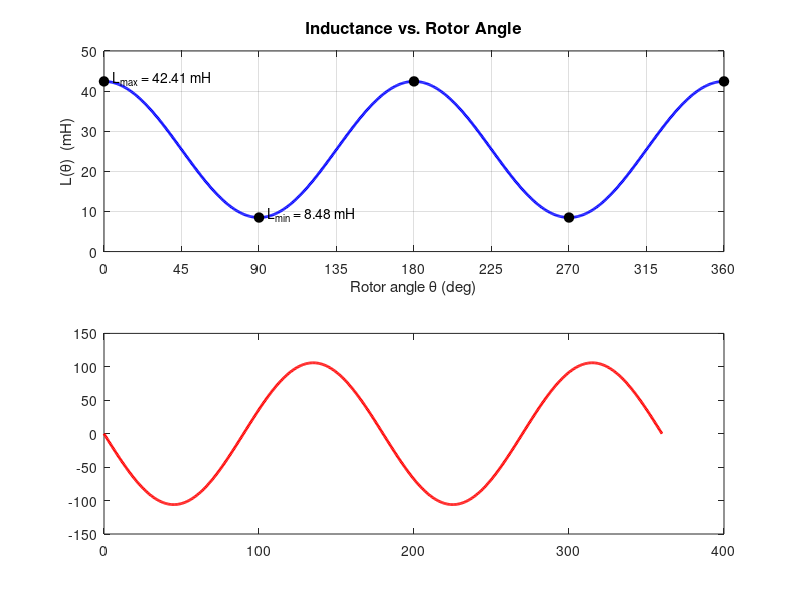

MATLAB code to generate this figure: (Note: this script raises an error after producing the figure.)
%% EE568 HW1 - Variable Reluctance Machine: Analytical Model
%  Q1a: Inductance variation as a function of rotor angle
%  Q1b: Torque under constant DC excitation
%
%  Assumptions:
%   - Core is infinitely permeable (mu_r -> inf), so only air-gap reluctance matters
%   - Sinusoidal inductance variation with electrical period = pi (2 poles)
%   - Uniform flux distribution across core cross-section (no fringing)
%   - Air-gap effective area equals core cross-section area at all positions
%
%  Machine geometry (from dimensions figure):
%   - Stator outer: 60 mm wide x 70 mm tall
%   - Core yoke thickness: 15 mm on all sides
%   - Inner window: 30 mm x 40 mm
%   - Core depth (into page): 25 mm
%   - Rotor: D-shaped, outer radius = 12.5 mm, flat at 12 mm from center
%   - Air gap clearance at aligned position: g = 0.5 mm each side

clear; clc; close all;

%% =========================================================
%  1. MACHINE PARAMETERS
%% =========================================================

% Electrical parameters
N  = 300;             % Number of turns
I  = 2.5;             % Coil current [A] (DC)
mu0 = 4*pi*1e-7;      % Permeability of free space [H/m]

% Core geometry
depth      = 25e-3;   % Core depth into page [m]
core_w     = 15e-3;   % Core (yoke/leg) width [m]
A_core     = core_w * depth;   % Core cross-sectional area [m^2]
% A_core = 15e-3 * 25e-3 = 375e-6 m^2

% Mean core path length (center-line of magnetic circuit)
% Score = 2*(inner_width + yoke) + 2*(inner_height + yoke)
%       = 2*(30 + 15) + 2*(40 + 15) = 90 + 110 = 200 mm
l_core = 200e-3;      % Mean core path length [m] (for reference; unused with inf. mu_r)

% Air-gap lengths (total = two gaps in series: flux crosses gap twice)
g_each   = 0.5e-3;            % Air-gap clearance at each pole face [m]
l_gap_min = 2 * g_each;       % Total gap at ALIGNED position (theta = 0 deg) [m]
%                               = 2 * 0.5 mm = 1 mm

% At UNALIGNED position (theta = 90 deg), the D-rotor flat faces the pole:
%   Each effective gap = 2.5 mm  ->  total = 2 * 2.5 mm = 5 mm
l_gap_max = 2 * 2.5e-3;   % Total gap at UNALIGNED [m] = 5 mm

fprintf('=== Geometry ===\n');
fprintf('Core cross-section area : A_core  = %.1f mm^2\n', A_core*1e6);
fprintf('Mean core path length   : l_core  = %.0f mm\n', l_core*1e3);
fprintf('Min total air-gap length: l_gap_min = %.1f mm (aligned)\n', l_gap_min*1e3);
fprintf('Max total air-gap length: l_gap_max = %.1f mm (unaligned)\n\n', l_gap_max*1e3);

%% =========================================================
%  2. RELUCTANCE AND INDUCTANCE (infinite core permeability)
%% =========================================================
% Reluctance: R = l_gap / (mu0 * A_core)   [A-turns/Wb]
R_min = l_gap_min / (mu0 * A_core);   % Minimum reluctance (aligned)
R_max = l_gap_max / (mu0 * A_core);   % Maximum reluctance (unaligned)

% Inductance: L = N^2 / R   [H]
L_max = N^2 / R_min;   % Maximum inductance (aligned,   theta = 0 deg)
L_min = N^2 / R_max;   % Minimum inductance (unaligned, theta = 90 deg)

fprintf('=== Reluctance & Inductance ===\n');
fprintf('R_min (aligned)    = %.4e A/Wb\n', R_min);
fprintf('R_max (unaligned)  = %.4e A/Wb\n', R_max);
fprintf('L_max (aligned)    = %.4f mH\n', L_max*1e3);
fprintf('L_min (unaligned)  = %.4f mH\n\n', L_min*1e3);

%% =========================================================
%  3. INDUCTANCE VARIATION: L(theta)
%% =========================================================
% Assuming sinusoidal variation (one full electrical cycle per 180 deg):
%
%   L(theta) = (L_max + L_min)/2  +  (L_max - L_min)/2 * cos(2*theta)
%
% theta = 0   -> L = L_max  (aligned, minimum reluctance)
% theta = 90  -> L = L_min  (unaligned, maximum reluctance)

theta_deg = 0 : 0.5 : 360;          % Rotor angle [degrees], full rotation
theta_rad = deg2rad(theta_deg);

L_avg  = (L_max + L_min) / 2;
L_amp  = (L_max - L_min) / 2;

L_theta = L_avg + L_amp * cos(2 * theta_rad);   % [H]

%% =========================================================
%  4. TORQUE: T(theta)
%% =========================================================
% From energy/co-energy principle (constant current excitation):
%
%   T(theta) = (1/2) * i^2 * dL/dtheta
%
%   dL/dtheta = -(L_max - L_min) * sin(2*theta)
%
%   T(theta) = -(i^2 / 2) * (L_max - L_min) * sin(2*theta)
%
% Positive torque -> rotation in increasing theta direction

dL_dtheta = -(L_max - L_min) * sin(2 * theta_rad);   % [H/rad]
T_theta   = 0.5 * I^2 * dL_dtheta;                   % [N*m]

T_peak = 0.5 * I^2 * (L_max - L_min);   % Peak torque amplitude

fprintf('=== Torque ===\n');
fprintf('Peak torque amplitude: T_peak = %.4f mN*m\n\n', T_peak*1e3);

%% =========================================================
%  5. PLOTS
%% =========================================================

% Peak locations for inductance
theta_Lmax = [0 180 360];
theta_Lmin = [90 270];

% Peak locations for torque  (T positive peaks at 135, 315; negative at 45, 225)
theta_Tpos = [135 315];
theta_Tneg = [45 225];
L_at_Lmax  = L_avg + L_amp;   % = L_max
L_at_Lmin  = L_avg - L_amp;   % = L_min
T_at_pos   =  T_peak;
T_at_neg   = -T_peak;

fig1 = figure('Name','Analytical Model', ...
              'Units','centimeters','Position',[2 2 22 16]);

% --- Subplot 1: Inductance ---
ax1 = subplot(2,1,1);
plot(theta_deg, L_theta*1e3, 'b-', 'LineWidth', 2);
hold on;
plot(theta_Lmax, L_at_Lmax*1e3*ones(size(theta_Lmax)), 'ko', ...
     'MarkerFaceColor','k', 'MarkerSize', 7);
plot(theta_Lmin, L_at_Lmin*1e3*ones(size(theta_Lmin)), 'ko', ...
     'MarkerFaceColor','k', 'MarkerSize', 7);
% Annotate peak values
text(5,  L_at_Lmax*1e3 + 0.8, sprintf('L_{max} = %.2f mH', L_max*1e3), 'FontSize', 10);
text(95, L_at_Lmin*1e3 + 0.8, sprintf('L_{min} = %.2f mH', L_min*1e3), 'FontSize', 10);
xlabel('Rotor angle \theta (deg)', 'FontSize', 11);
ylabel('L(\theta)  (mH)',          'FontSize', 11);
title('Inductance vs. Rotor Angle', 'FontSize', 12);
grid on;  xlim([0 360]);  xticks(0:45:360);
set(ax1, 'FontSize', 10);

% --- Subplot 2: Torque ---
ax2 = subplot(2,1,2);
plot(theta_deg, T_theta*1e3, 'r-', 'LineWidth', 2);
hold on;
yline(0, 'k-', 'LineWidth', 0.8);
plot(theta_Tpos, T_at_pos*1e3*ones(size(theta_Tpos)), 'ko', ...
     'MarkerFaceColor','k', 'MarkerSize', 7);
plot(theta_Tneg, T_at_neg*1e3*ones(size(theta_Tneg)), 'ko', ...
     'MarkerFaceColor','k', 'MarkerSize', 7);
% Annotate peak values
text(140,  T_at_pos*1e3 + 3, sprintf('+%.1f mN*m', T_peak*1e3), 'FontSize', 10);
text(50,   T_at_neg*1e3 - 6, sprintf('-%.1f mN*m', T_peak*1e3), 'FontSize', 10);
xlabel('Rotor angle \theta (deg)', 'FontSize', 11);
ylabel('T(\theta)  (mN*m)',        'FontSize', 11);
title('Torque vs. Rotor Angle  (DC excitation)', 'FontSize', 12);
grid on;  xlim([0 360]);  xticks(0:45:360);
set(ax2, 'FontSize', 10);

exportgraphics(fig1, 'analytical_LT_plots.png', 'Resolution', 300);
fprintf('Figure saved as analytical_LT_plots.png\n');

%% =========================================================
%  6. SUMMARY TABLE
%% =========================================================
fprintf('\n=== Summary ===\n');
fprintf('L_max  = %.4f mH  (at theta = 0, 180, 360 deg)\n', L_max*1e3);
fprintf('L_min  = %.4f mH  (at theta = 90, 270 deg)\n', L_min*1e3);
fprintf('L_avg  = %.4f mH\n', L_avg*1e3);
fprintf('L_amp  = %.4f mH  (half peak-to-peak)\n', L_amp*1e3);
fprintf('T_peak = %.4f mN*m (at theta = 45, 135, 225, 315 deg)\n', T_peak*1e3);
fprintf('Average torque over full rotation = %.6f N*m (zero for DC)\n', mean(T_theta));
